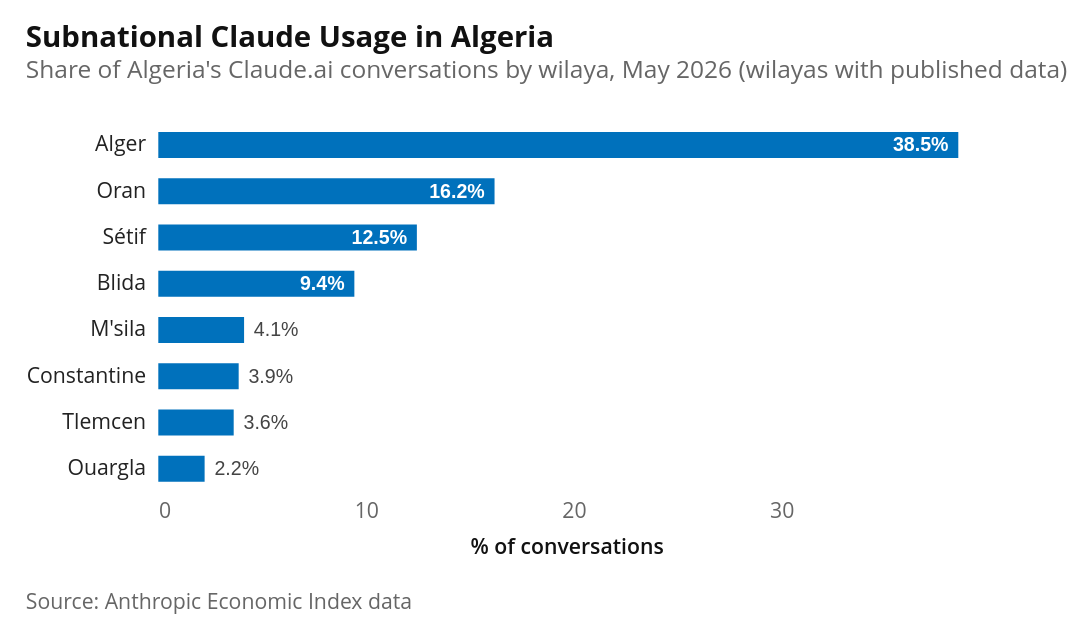

This figure's notebook cell:
### Code cell
wilaya = (
    df.loc[
        (df["geo_level"] == "subregion")
        & (df["geo_id"].str.startswith("DZ-", na=False))
        & (df["category_name"] == "overall")
        & (df["metric_id"] == "usage_pct")
        & (df["geo_id"] != "DZ-not_classified")
    ]
    .assign(
        wilaya=lambda d: d["geo_id"].map(
            lambda c: getattr(pycountry.subdivisions.get(code=c), "name", c)
        ),
        value_label=lambda d: d["value"].map(fmt_pct),
    )[["geo_id", "wilaya", "value", "value_label"]]
    .sort_values("value", ascending=False)
    .reset_index(drop=True)
)

wilaya_bar = make_bar(
    wilaya,
    label_col="wilaya",
    value_col="value",
    title=f"Subnational Claude Usage in {COUNTRY_NAME}",
    subtitle="Share of Algeria's Claude.ai conversations by wilaya, May 2026 (wilayas with published data)",
)
attaviz.add_caption(wilaya_bar, "Source: Anthropic Economic Index data")

### Figure 1 — Vega-Lite specification as saved in the notebook (floating-point values rounded to 4 significant figures)
{"config": {"background": "white", "padding": 15, "mark": {"tooltip": true}, "point": {"filled": true, "size": 60, "stroke": "white", "strokeWidth": 1}, "circle": {"filled": true, "stroke": "white", "strokeWidth": 1}, "square": {"filled": true, "stroke": "white", "strokeWidth": 1}, "line": {"strokeWidth": 4, "strokeCap": "round", "strokeJoin": "round"}, "bar": {"cornerRadiusEnd": 0}, "area": {"opacity": 0.7}, "arc": {"stroke": "white", "strokeWidth": 1}, "rect": {"stroke": "#8A969F", "strokeWidth": 0.5}, "geoshape": {"stroke": "#666666", "strokeWidth": 0.3, "strokeJoin": "round", "strokeCap": "round"}, "title": {"font": "Open Sans, sans-serif", "fontSize": 18, "fontWeight": 700, "lineHeight": 22, "color": "#111111", "anchor": "start", "offset": 21, "subtitleFont": "Open Sans, sans-serif", "subtitleFontSize": 15, "subtitleFontWeight": 400, "subtitleLineHeight": 18, "subtitleColor": "#666666", "subtitlePadding": 3}, "axis": {"domain": false, "grid": true, "gridColor": "#CED4DE", "gridDash": [4, 2], "gridWidth": 1, "labelFont": "Open Sans, sans-serif", "labelFontSize": 13, "labelFontWeight": 400, "labelColor": "#666666", "labelPadding": 3, "tickColor": "#CED4DE", "tickSize": 5, "tickCount": 5, "titleFont": "Open Sans, sans-serif", "titleFontSize": 13, "titleFontWeight": 600, "titleColor": "#111111", "titlePadding": 9}, "axisX": {"grid": false, "tickSize": 0, "labelAngle": 0}, "axisY": {"domain": false, "ticks": false, "gridColor": "#CED4DE", "gridDash": [4, 2], "gridWidth": 1}, "axisQuantitative": {"tickCount": 5}, "axisBand": {"labelPadding": 6, "tickSize": 0}, "axisTemporal": {"grid": false}, "legend": {"labelFont": "Open Sans, sans-serif", "labelFontSize": 13, "labelFontWeight": 600, "labelColor": "#111111", "titleFont": "Open Sans, sans-serif", "titleFontSize": 13, "titleFontWeight": 600, "titleColor": "#111111", "titlePadding": 3, "symbolSize": 196, "symbolStrokeWidth": 0, "padding": 15, "offset": 21, "columnPadding": 21, "orient": "bottom", "labelLimit": 200, "titleLimit": 200}, "view": {"stroke": null, "continuousWidth": 600, "continuousHeight": 400}, "range": {"category": ["#34A7F2", "#FF9800", "#664AB6", "#4EC2C0", "#F3578E", "#081079", "#0C7C68", "#AA0000", "#DDDA21"], "diverging": ["#920000", "#BD6126", "#E3A763", "#EFEFEF", "#80BDE7", "#3587C3", "#025288"], "heatmap": ["#E3F6FD", "#75CCEC", "#089BD4", "#0169A1", "#023B6F"], "ordinal": ["#E3F6FD", "#75CCEC", "#089BD4", "#0169A1", "#023B6F"], "ramp": ["#E3F6FD", "#75CCEC", "#089BD4", "#0169A1", "#023B6F"]}, "scale": {"bandPaddingInner": 0.2, "bandPaddingOuter": 0.1, "pointPadding": 0.5}, "header": {"labelFont": "Open Sans, sans-serif", "labelFontSize": 13, "labelFontWeight": 600, "labelColor": "#111111", "titleFont": "Open Sans, sans-serif", "titleFontSize": 15, "titleFontWeight": 600, "titleColor": "#111111"}, "concat": {"spacing": 18}, "facet": {"spacing": 18}, "selection": {"point": {"on": "click", "clear": "dblclick"}, "interval": {"mark": {"fill": "#0071BC", "fillOpacity": 0.15, "stroke": "#0071BC", "strokeWidth": 1}}}}, "vconcat": [{"layer": [{"mark": {"type": "bar", "size": 16}, "encoding": {"color": {"value": "#0071BC"}, "tooltip": [{"field": "wilaya", "title": "Group", "type": "nominal"}, {"field": "_value_label", "title": "Value", "type": "nominal"}], "x": {"field": "value", "scale": {"domain": [0, 39.29], "nice": false}, "title": "% of conversations", "type": "quantitative"}, "y": {"axis": {"grid": false, "labelColor": "#222", "labelLimit": 0, "labelPadding": 8}, "field": "wilaya", "scale": {"paddingInner": 0.4138, "paddingOuter": 0.3}, "sort": ["Alger", "Oran", "Sétif", "Blida", "M'sila", "Constantine", "Tlemcen", "Ouargla"], "title": null, "type": "nominal"}}}, {"mark": {"type": "text", "align": "right", "baseline": "middle", "color": "white", "dx": -6, "fontSize": 12, "fontWeight": "bold"}, "encoding": {"text": {"field": "_value_label", "type": "nominal"}, "x": {"field": "_x", "type": "quantitative"}, "y": {"axis": {"grid": false, "labelColor": "#222", "labelLimit": 0, "labelPadding": 8}, "field": "wilaya", "scale": {"paddingInner": 0.4138, "paddingOuter": 0.3}, "sort": ["Alger", "Oran", "Sétif", "Blida", "M'sila", "Constantine", "Tlemcen", "Ouargla"], "title": null, "type": "nominal"}}, "transform": [{"filter": "datum['value'] >= 7.858080000000001"}]}, {"mark": {"type": "text", "align": "left", "baseline": "middle", "dx": 6, "fontSize": 12}, "encoding": {"color": {"condition": {"test": "isValid(datum['value'])", "value": "#444"}, "value": "#8A969F"}, "text": {"field": "_value_label", "type": "nominal"}, "x": {"field": "_x", "type": "quantitative"}, "y": {"axis": {"grid": false, "labelColor": "#222", "labelLimit": 0, "labelPadding": 8}, "field": "wilaya", "scale": {"paddingInner": 0.4138, "paddingOuter": 0.3}, "sort": ["Alger", "Oran", "Sétif", "Blida", "M'sila", "Constantine", "Tlemcen", "Ouargla"], "title": null, "type": "nominal"}}, "transform": [{"filter": "!(datum['value'] >= 7.858080000000001)"}]}], "height": 232, "title": {"text": "Subnational Claude Usage in Algeria", "subtitle": "Share of Algeria's Claude.ai conversations by wilaya, May 2026 (wilayas with published data)"}, "width": 500}], "data": {"name": "data-743ce49eab3660ed1be1974cb4ea2871"}, "title": {"text": "Source: Anthropic Economic Index data", "anchor": "start", "color": "#666666", "font": "Open Sans, sans-serif", "fontSize": 13, "fontWeight": 400, "lineHeight": 20, "offset": 21, "orient": "bottom"}, "$schema": "https://vega.github.io/schema/vega-lite/v6.4.1.json", "datasets": {"data-743ce49eab3660ed1be1974cb4ea2871": [{"geo_id": "DZ-16", "wilaya": "Alger", "value": 38.52, "value_label": "38.5%", "_zero": 0.0, "_x": 38.52, "_value_label": "38.5%"}, {"geo_id": "DZ-31", "wilaya": "Oran", "value": 16.19, "value_label": "16.2%", "_zero": 0.0, "_x": 16.19, "_value_label": "16.2%"}, {"geo_id": "DZ-19", "wilaya": "Sétif", "value": 12.45, "value_label": "12.5%", "_zero": 0.0, "_x": 12.45, "_value_label": "12.5%"}, {"geo_id": "DZ-09", "wilaya": "Blida", "value": 9.44, "value_label": "9.4%", "_zero": 0.0, "_x": 9.44, "_value_label": "9.4%"}, {"geo_id": "DZ-28", "wilaya": "M'sila", "value": 4.13, "value_label": "4.1%", "_zero": 0.0, "_x": 4.13, "_value_label": "4.1%"}, {"geo_id": "DZ-25", "wilaya": "Constantine", "value": 3.87, "value_label": "3.9%", "_zero": 0.0, "_x": 3.87, "_value_label": "3.9%"}, {"geo_id": "DZ-13", "wilaya": "Tlemcen", "value": 3.63, "value_label": "3.6%", "_zero": 0.0, "_x": 3.63, "_value_label": "3.6%"}, {"geo_id": "DZ-30", "wilaya": "Ouargla", "value": 2.23, "value_label": "2.2%", "_zero": 0.0, "_x": 2.23, "_value_label": "2.2%"}]}}
